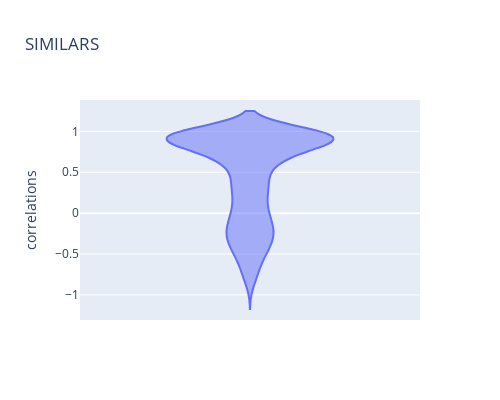
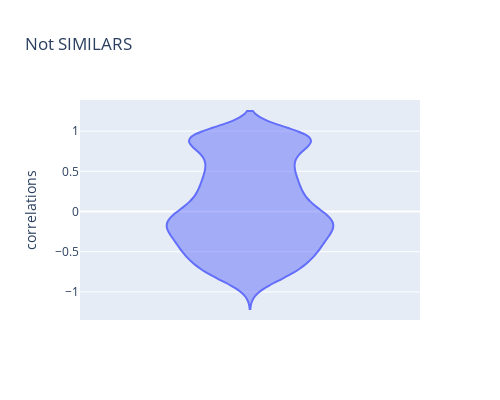

The cell these charts' notebook holds for them, in order:
### Markdown cell above
### Okay. now we plot the distributions of similarities divided into classes. first, those pairs that are already know to be similar. Second those that are not.

### Code cell
choice=np.random.choice(cos_sim_f_flatten1.shape[0], 2048)
cos_sim_f_flatten1=cos_sim_f_flatten1[choice]
cos_sim_f_flatten1=pd.DataFrame(cos_sim_f_flatten1,columns=['correlations'])
fig=px.violin(cos_sim_f_flatten1, y='correlations',width=500, height=400,title="SIMILARS")
fig.show()


choice=np.random.choice(cos_sim_f_flatten0.shape[0], 2048)
cos_sim_f_flatten0=cos_sim_f_flatten0[choice]
cos_sim_f_flatten0=pd.DataFrame(cos_sim_f_flatten0,columns=['correlations'])
fig=px.violin(cos_sim_f_flatten0, y='correlations',width=500, height=400,title="Not SIMILARS")
fig.show()

### Figure 1 — Plotly figure (JSON) as saved in the notebook; plotly's stock layout.template omitted (floating-point values rounded to 4 significant figures; data arrays with more than 128 entries replaced by an {"elided": "..."} marker saying what was removed)
{"data": [{"alignmentgroup": "True", "box": {"visible": false}, "hovertemplate": "correlations=%{y}<extra></extra>", "legendgroup": "", "marker": {"color": "#636efa"}, "name": "", "offsetgroup": "", "orientation": "v", "scalegroup": "True", "showlegend": false, "type": "violin", "x0": " ", "xaxis": "x", "y": {"elided": "2048 float values"}, "y0": " ", "yaxis": "y"}], "layout": {"height": 400, "legend": {"tracegroupgap": 0}, "title": {"text": "SIMILARS"}, "violinmode": "group", "width": 500, "xaxis": {"anchor": "y", "domain": [0, 1]}, "yaxis": {"anchor": "x", "domain": [0, 1], "title": {"text": "correlations"}}}}

### Figure 2 — Plotly figure (JSON) as saved in the notebook; plotly's stock layout.template omitted (floating-point values rounded to 4 significant figures; data arrays with more than 128 entries replaced by an {"elided": "..."} marker saying what was removed)
{"data": [{"alignmentgroup": "True", "box": {"visible": false}, "hovertemplate": "correlations=%{y}<extra></extra>", "legendgroup": "", "marker": {"color": "#636efa"}, "name": "", "offsetgroup": "", "orientation": "v", "scalegroup": "True", "showlegend": false, "type": "violin", "x0": " ", "xaxis": "x", "y": {"elided": "2048 float values"}, "y0": " ", "yaxis": "y"}], "layout": {"height": 400, "legend": {"tracegroupgap": 0}, "title": {"text": "Not SIMILARS"}, "violinmode": "group", "width": 500, "xaxis": {"anchor": "y", "domain": [0, 1]}, "yaxis": {"anchor": "x", "domain": [0, 1], "title": {"text": "correlations"}}}}
